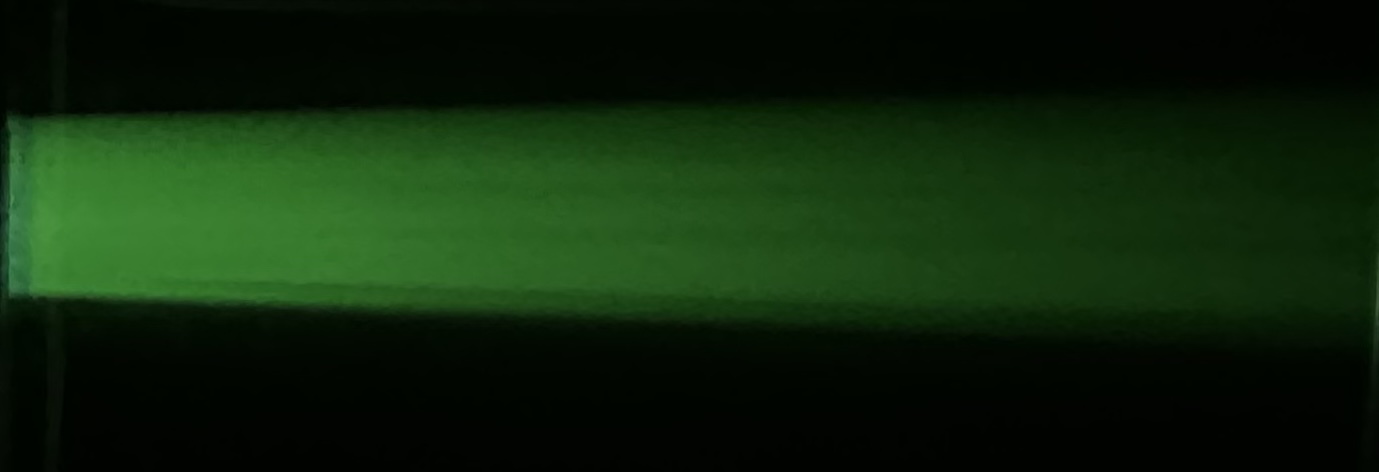
#> input picture data/jpegs/F_0005.jpg, 1379 x 472 px; its folder holds only this picture in this run
$ python partB.py
#> lines starting #> are read from the running program, lines starting #| are printed output that depends on the picture
import re
from pathlib import Path

import matplotlib.pyplot as plt
import numpy as np
from scipy.optimize import curve_fit

JPEGS_DIR = Path(__file__).resolve().parent / "data" / "jpegs"
RESULTS_DIR = Path(__file__).resolve().parent / "results"
BEAM_LENGTH_CM = 10

FILENAME_PATTERN = re.compile(r"^(R_6G|R_B|F)_(\d+)\.jpg$")

DYE_NAMES = {
    "F": "Fluorescein",
    "R_B": "Rhodamine B",
    "R_6G": "Rhodamine 6G",
}

DYE_CHANNEL = {
    "F": 1,      # green
    "R_B": 0,    # red
    "R_6G": 1,   # green
}


def parse_filename(name):
    m = FILENAME_PATTERN.match(name)
    if not m:
        return None
    dye_key = m.group(1)
    conc = float("0." + m.group(2))
    return dye_key, conc


def linear(x, a, b):
    return a * x + b


def process_image(path):
    parsed = parse_filename(path.name)
    if parsed is None:
        return
    dye_key, conc = parsed
    ch = DYE_CHANNEL[dye_key]
    stem = path.stem
    title_prefix = f"{DYE_NAMES[dye_key]} {conc} mM"

    img = plt.imread(path).astype(np.float64) / 255.0
    channel = img[:, :, ch]
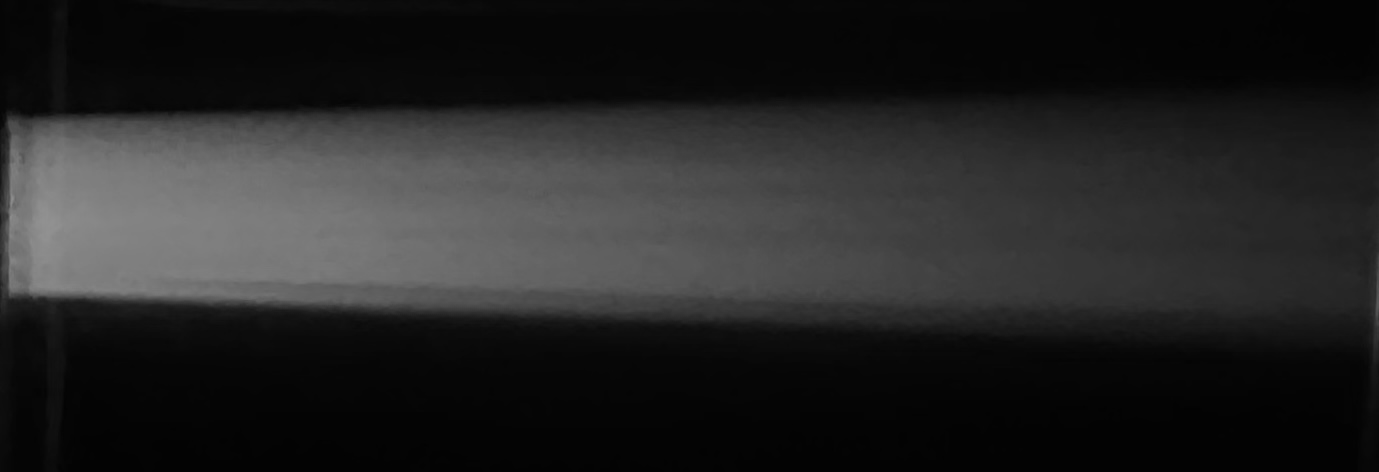
#> channel: shape (472, 1379) float64; min 0.00784, max 0.573, mean 0.142

    beam_row = int(np.argmax(channel.mean(axis=1)))
#> beam_row = 269
    half_band = 20
    band_slice = slice(max(0, beam_row - half_band),
                       min(channel.shape[0], beam_row + half_band))
    band = channel[band_slice, :]

    profile = band.mean(axis=0)
#> profile = 1379 values, max 0.531 at index 52, min 0.135 at index 1364, mean 0.334
    profile_std = band.std(axis=0)
#> profile_std = 1379 values, max 0.0415 at index 1377, min 5.55e-17 at index 1069, mean 0.00992

    x = np.linspace(0, BEAM_LENGTH_CM, len(profile))
#> x = 1379 values from 0 to 10

    profile_clipped = np.clip(profile, a_min=1e-10, a_max=None)
#> profile_clipped has the same summary as profile
    log_profile = np.log(profile_clipped)
#> log_profile = 1379 values, max -0.633 at index 52, min -2 at index 1364, mean -1.17
    # Minimum error: 1 count in 8-bit image (1/255)
    profile_std = np.clip(profile_std, a_min=1.0 / 255, a_max=None)
#> profile_std = 1379 values, max 0.0415 at index 1377, min 0.00392 at index 117, mean 0.0101
    log_err = profile_std / profile_clipped
#> log_err = 1379 values, max 0.172 at index 1377, min 0.00785 at index 119, mean 0.0291

    out_dir = RESULTS_DIR / stem
    out_dir.mkdir(parents=True, exist_ok=True)

    # Heatmap of the selected channel
    fig, ax = plt.subplots()
    ax.imshow(channel, cmap="hot", aspect="auto")
    ax.axhline(beam_row, color="cyan", linewidth=1.0, linestyle="--")
    ax.set_xlabel("Pixel")
    ax.set_ylabel("Pixel")
    ax.set_title(f"{title_prefix} — {'Green' if ch == 1 else 'Red'} Channel")
    fig.tight_layout()
    fig.savefig(out_dir / "heatmap.png", dpi=150)
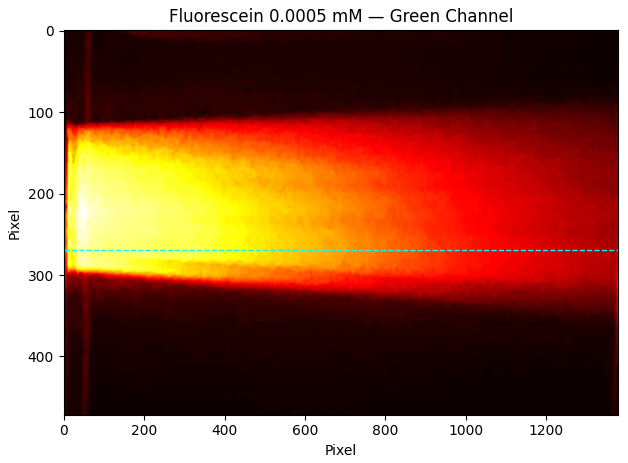
#> figure drawn by matplotlib, 1 panel
    plt.close(fig)

    # Linear fit to ln(Intensity) vs position
    valid = (log_err > 0) & np.isfinite(log_err) & np.isfinite(log_profile)
    x_fit = x[valid]
#> x_fit = 1379 values from 0 to 10
    y_fit = log_profile[valid]
#> y_fit has the same summary as log_profile
    yerr_fit = log_err[valid]
#> yerr_fit has the same summary as log_err

    popt, pcov = curve_fit(linear, x_fit, y_fit, sigma=yerr_fit,
                           absolute_sigma=True)
#> popt = [-0.123, -0.537]; pcov = [[4.15e-08, -1.99e-07], [-1.99e-07, 1.26e-06]]
    perr = np.sqrt(np.diag(pcov))
#> perr = [0.000204, 0.00112]
    slope, intercept = popt
#> slope = -0.123; intercept = -0.537
    slope_err, intercept_err = perr
#> slope_err = 0.000204; intercept_err = 0.00112

    residuals = y_fit - linear(x_fit, *popt)
#> residuals = 1379 values, max 0.425 at index 1378, min -1.21 at index 0, mean -0.0147
    chi2 = np.sum((residuals / yerr_fit) ** 2)
#> chi2 = 17684.7
    ndf = len(x_fit) - 2
#> ndf = 1377
    chi2_red = chi2 / ndf
#> chi2_red = 12.84

    # Combined fit + residuals plot
    fig, (ax_fit, ax_res) = plt.subplots(2, 1, figsize=(8, 6),
                                         gridspec_kw={"height_ratios": [3, 1]},
                                         sharex=True)
    ax_fit.errorbar(x_fit, y_fit, yerr=yerr_fit, fmt=",", color="#5599cc",
                    alpha=0.8, linewidth=0.3, label="Data", zorder=1)
    ax_fit.plot(x_fit, linear(x_fit, *popt), "r-", linewidth=1.5,
                label=f"Fit: slope = {slope:.4f} ± {slope_err:.4f}", zorder=2)
    ax_fit.set_ylabel("ln(Intensity)")
    ax_fit.set_title(f"{title_prefix} — Linear Fit")
    ax_fit.legend()
    ax_fit.grid(True, which="both")

    ax_res.errorbar(x_fit, residuals, yerr=yerr_fit, fmt=",", color="#5599cc",
                    alpha=0.8, linewidth=0.3)
    ax_res.axhline(0, color="r", linewidth=1)
    ax_res.set_xlabel("x [cm]")
    ax_res.set_ylabel("Residuals")
    ax_res.grid(True, which="both")

    fig.tight_layout()
    fig.savefig(out_dir / "fit.png", dpi=150)
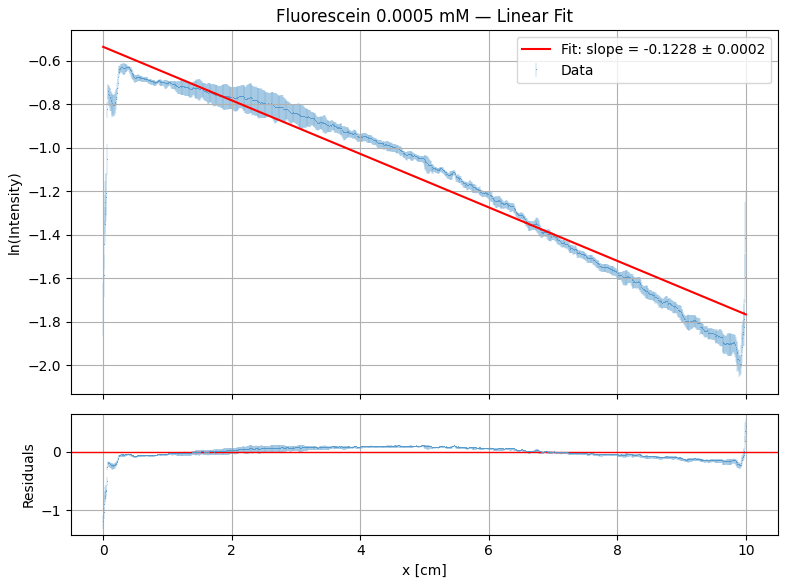
#> figure drawn by matplotlib, 2 panels; panel 2: curve peaks at x = 10, y = 0.425
    plt.close(fig)

    # Fit results text file
    with open(out_dir / "fit.txt", "w") as f:
        f.write(f"Sample: {title_prefix}\n")
        f.write(f"Slope:     {slope:.6f} +/- {slope_err:.6f} cm^-1\n")
        f.write(f"Intercept: {intercept:.6f} +/- {intercept_err:.6f}\n")
        f.write(f"Chi2:      {chi2:.2f}\n")
        f.write(f"NDF:       {ndf}\n")
        f.write(f"Chi2/NDF:  {chi2_red:.4f}\n")

    print(f"{path.name}: slope={slope:.4f}±{slope_err:.4f}, "
          f"chi2/ndf={chi2_red:.2f}")
#| F_0005.jpg: slope=-0.1228±0.0002, chi2/ndf=12.84


def main():
    RESULTS_DIR.mkdir(exist_ok=True)
    for path in sorted(JPEGS_DIR.glob("*.jpg")):
        process_image(path)


if __name__ == "__main__":
    main()
